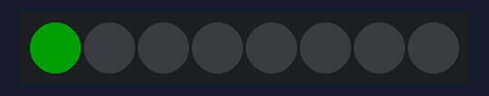
A program run on a simulated Raspberry Pi Pico running MicroPython. On the bench: 8 RGB LEDs in strip order, left to right. Dim RGB values are drawn brighter than linear.

Above: at 0.01 s.
At 0.73 s:
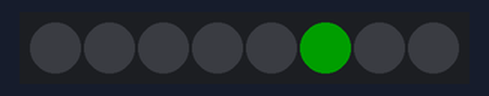
At 1.46 s:
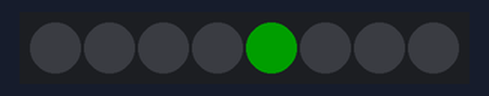
Timing chart, 0 to 40.0 s (numbered marks = the images above):
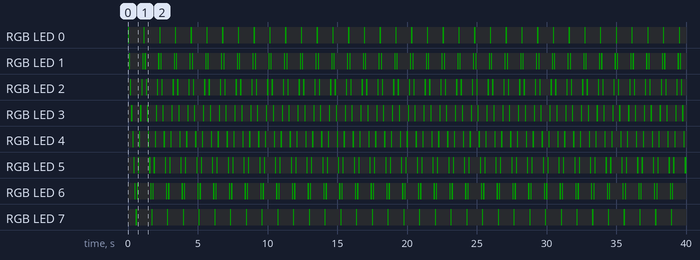

Measured:
- by itself, RGB LED 0, RGB LED 7: alternates RGB(0, 30, 0) for 0.08 s and off for 1.0 s
- by itself, RGB LED 1: repeats every 1.1 s: off 0.89 s, RGB(0, 30, 0) 0.08 s, off 0.08 s, RGB(0, 30, 0) 0.08 s
- by itself, RGB LED 2: repeats every 1.1 s: off 0.73 s, RGB(0, 30, 0) 0.08 s, off 0.24 s, RGB(0, 30, 0) 0.08 s
- by itself, RGB LED 3: repeats every 1.1 s: off 0.56 s, RGB(0, 30, 0) 0.08 s, off 0.40 s, RGB(0, 30, 0) 0.08 s
- by itself, RGB LED 4: repeats every 1.1 s: off 0.40 s, RGB(0, 30, 0) 0.08 s, off 0.56 s, RGB(0, 30, 0) 0.08 s
- by itself, RGB LED 5: repeats every 1.1 s: off 0.24 s, RGB(0, 30, 0) 0.08 s, off 0.73 s, RGB(0, 30, 0) 0.08 s
- by itself, RGB LED 6: repeats every 1.1 s: off 0.08 s, RGB(0, 30, 0) 0.08 s, off 0.89 s, RGB(0, 30, 0) 0.08 s

The program:

corsa.py
```python
# 12 - Un puntino luminoso che scorre avanti e indietro

from machine import Pin
import neopixel
import time

NUM_LED = 8
np = neopixel.NeoPixel(Pin(17), NUM_LED)

def spegni_tutti():
    for i in range(NUM_LED):
        np[i] = (0, 0, 0)

while True:
    for posizione in range(NUM_LED):
        spegni_tutti()
        np[posizione] = (0, 30, 0)
        np.write()
        time.sleep(0.08)
    for posizione in range(NUM_LED - 2, 0, -1):
        spegni_tutti()
        np[posizione] = (0, 30, 0)
        np.write()
        time.sleep(0.08)
```
